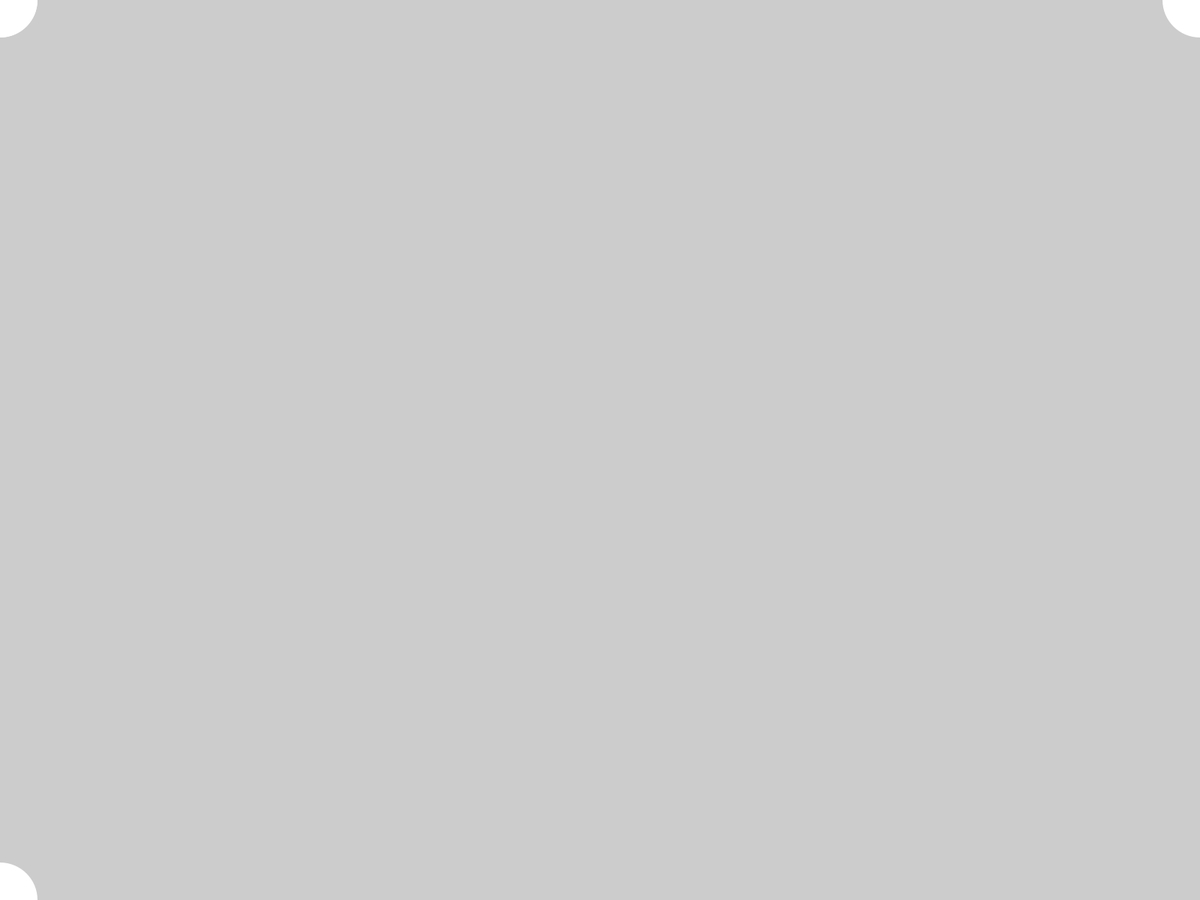
Frame 1 (no input)
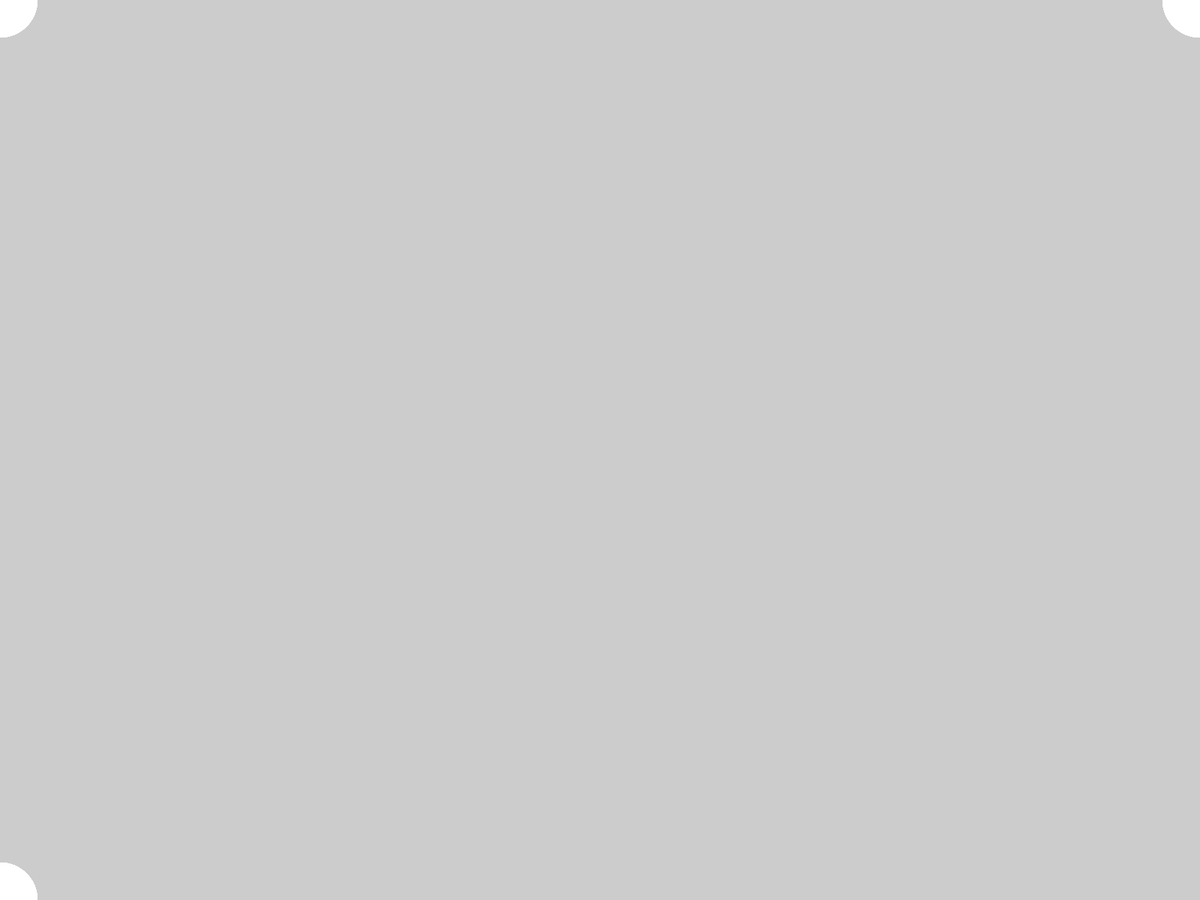
Frame 60 (the mouse pressed at the canvas centre just before this capture)
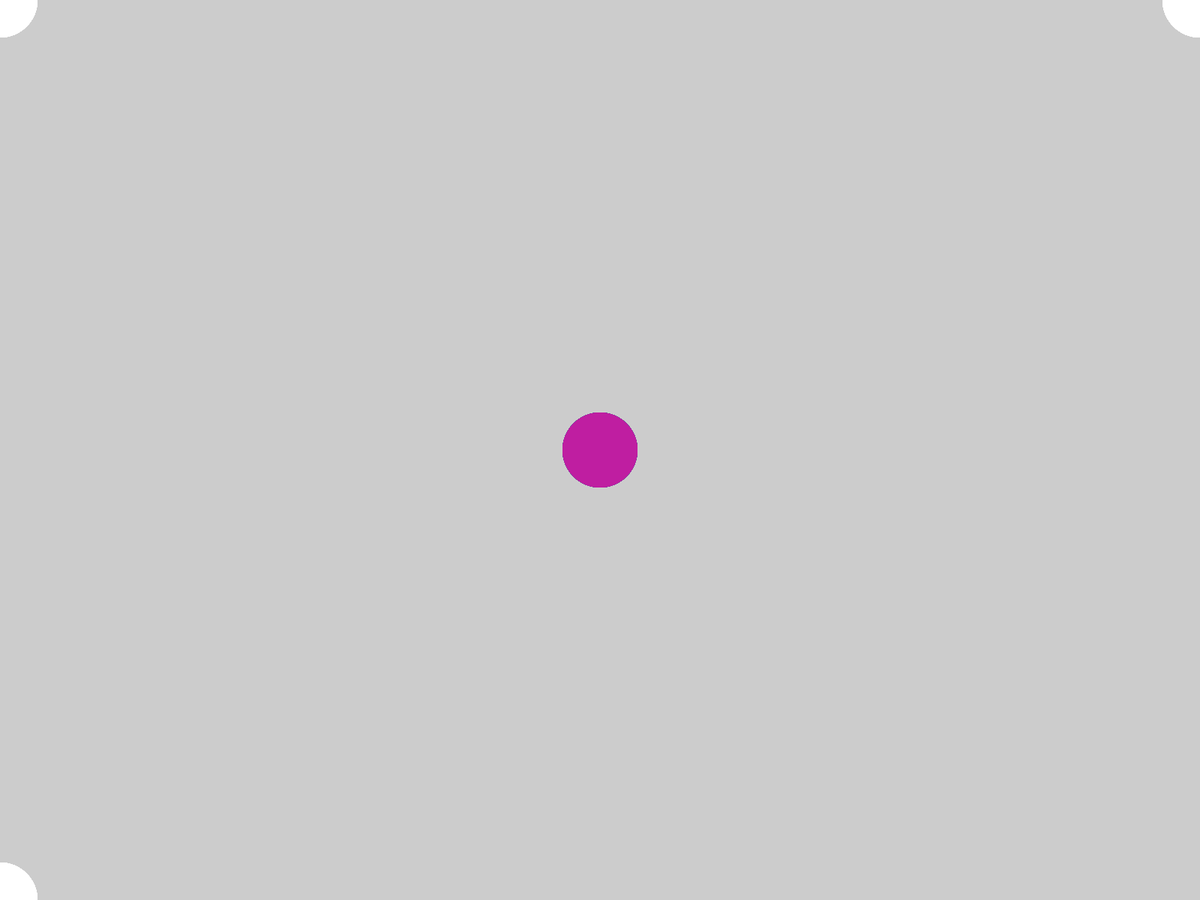
Frame 120 (the mouse held since frame 60 and released just before this capture)

The Processing sketch that drew these frames (run headless with seeded random() and noise(); from frame 60 on, the mouse is pressed at the canvas centre):

// Processing sketch: Art
// ── Art.pde
void setup(){
fullScreen();
noStroke();
  
}
void draw(){
  if(mousePressed){
    fill(random(255),random(255),random(255));
  
}
ellipse(mouseX,mouseY,100,100);
ellipse(width-mouseX,mouseY,100,100);
ellipse(mouseX,height-mouseY,100,100);
ellipse(mouseX,mouseY,100,100);
}
